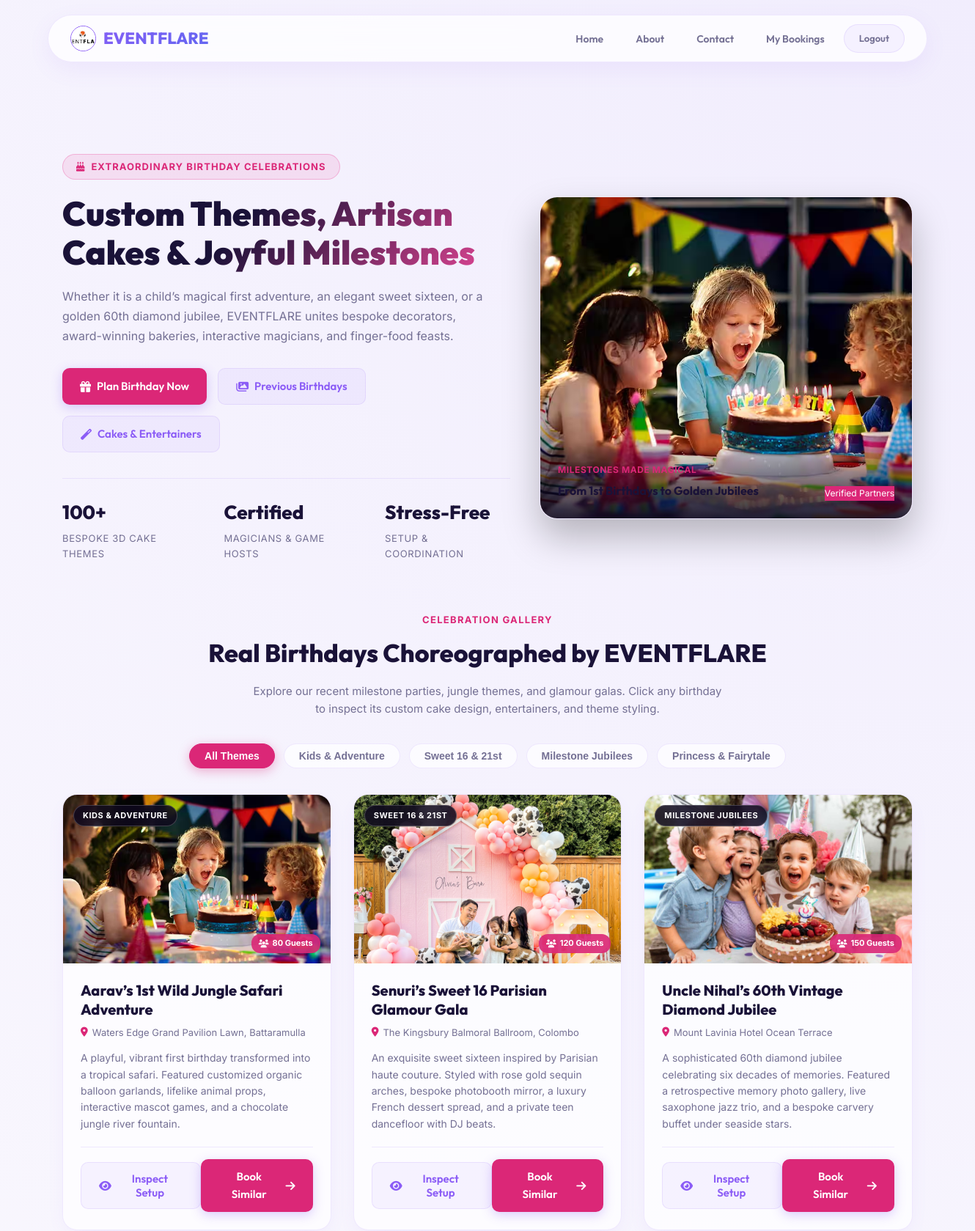
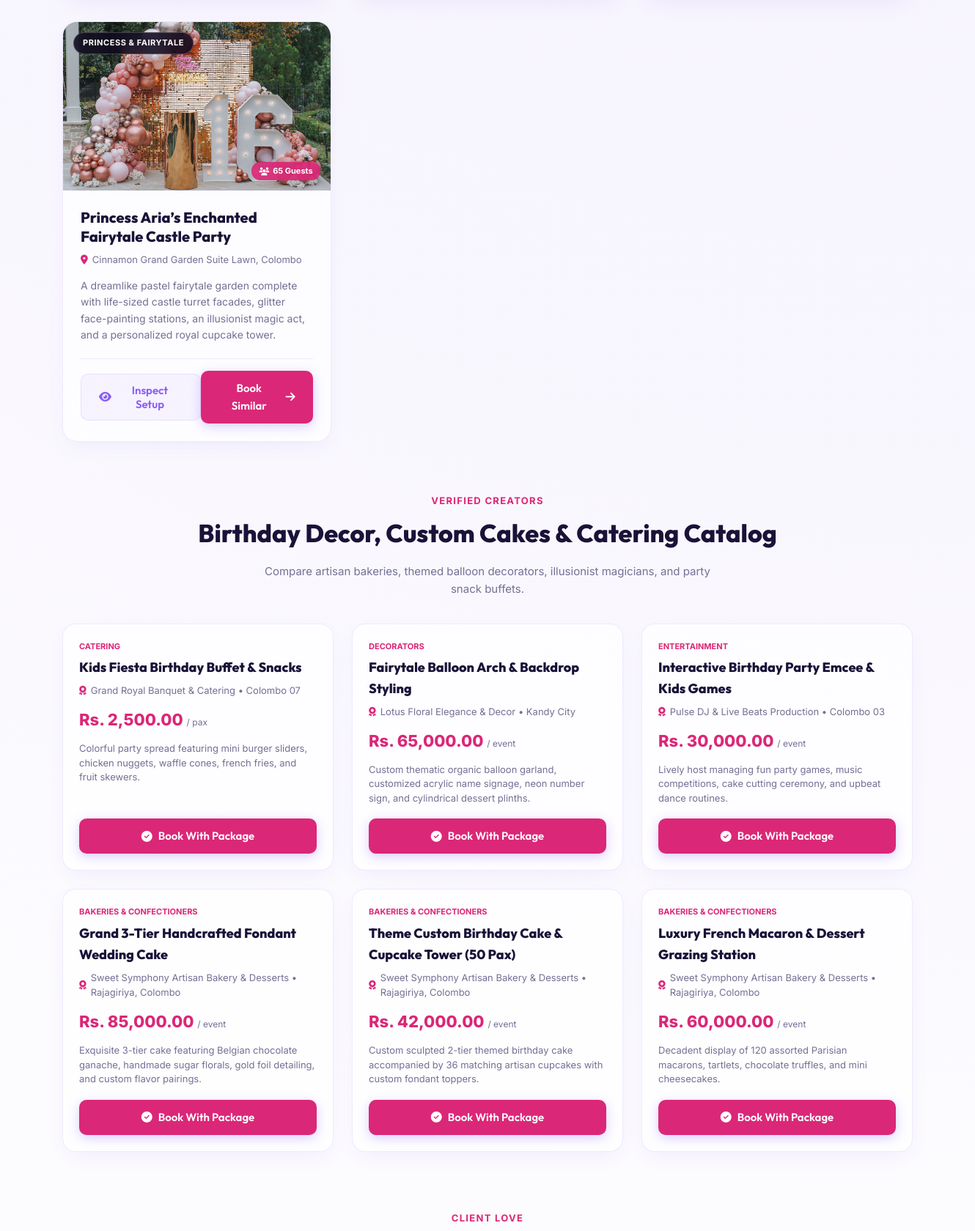
The app's page /public/events/BirthdayList.php (signed in, upper part) with its own data (2 pictures, top to bottom).
### tables this page shows
CREATE TABLE IF NOT EXISTS `supplier_listings` (
  `listing_id` INT AUTO_INCREMENT PRIMARY KEY,
  `supplier_id` INT NOT NULL,
  `service_id` INT NOT NULL,
  `title` VARCHAR(255) NOT NULL,
  `description` TEXT,
  `price` DECIMAL(10, 2) NOT NULL DEFAULT 0.00,
  `price_type` ENUM('total_package', 'per_person', 'per_hour', 'per_day') NOT NULL DEFAULT 'total_package',
  `capacity` INT DEFAULT NULL,
  `image_url` VARCHAR(255) DEFAULT NULL,
  `status` ENUM('active', 'inactive') NOT NULL DEFAULT 'active',
  `created_at` TIMESTAMP DEFAULT CURRENT_TIMESTAMP,
  `updated_at` TIMESTAMP DEFAULT CURRENT_TIMESTAMP ON UPDATE CURRENT_TIMESTAMP,
  FOREIGN KEY (`supplier_id`) REFERENCES `suppliers`(`id`) ON DELETE CASCADE,
  FOREIGN KEY (`service_id`) REFERENCES `services`(`service_id`) ON DELETE CASCADE
);

CREATE TABLE IF NOT EXISTS `services` (
  `service_id`       INT AUTO_INCREMENT PRIMARY KEY,
  `event_type_id`    INT NOT NULL,
  `service_name`     VARCHAR(150) NOT NULL,
  `description`      TEXT NOT NULL,
  `priority_rank`    INT NOT NULL DEFAULT 0,
  `is_required`      TINYINT(1) NOT NULL DEFAULT 0,
  `typical_capacity` INT DEFAULT NULL,
  `notes`            TEXT,
  `created_at`       TIMESTAMP DEFAULT CURRENT_TIMESTAMP,
  `updated_at`       TIMESTAMP DEFAULT CURRENT_TIMESTAMP ON UPDATE CURRENT_TIMESTAMP,

   
  CONSTRAINT `fk_services_event_type`
    FOREIGN KEY (`event_type_id`) REFERENCES `event_types`(`event_type_id`)
    ON DELETE CASCADE
    ON UPDATE CASCADE,

  CONSTRAINT `chk_priority_rank`  CHECK (`priority_rank` >= 0),
  CONSTRAINT `chk_typical_capacity` CHECK (`typical_capacity` IS NULL OR `typical_capacity` > 0)
);

CREATE TABLE IF NOT EXISTS `suppliers` (
  `id` INT AUTO_INCREMENT PRIMARY KEY,
  `user_id` INT NOT NULL UNIQUE,
  `business_name` VARCHAR(255) NOT NULL,
  `category` VARCHAR(100) NOT NULL,
  `description` TEXT,
  `contact_phone` VARCHAR(20),
  `location` VARCHAR(255),
  `logo_url` VARCHAR(255),
  `created_at` TIMESTAMP DEFAULT CURRENT_TIMESTAMP,
  FOREIGN KEY (`user_id`) REFERENCES `users`(`id`) ON DELETE CASCADE
);

### public/events/BirthdayList.php (the view, shortened to what this page needs)
<?php
include_once __DIR__ . '/../../config/database.php';
include __DIR__ . '/../../includes/navbar.php';
$birthday_packages = [];
if (isset($conn) && !$conn->connect_error) {
    $pkg_query = "SELECT sl.*, sup.business_name, sup.category, sup.contact_phone, sup.location, s.service_name
                  FROM supplier_listings sl
                  JOIN suppliers sup ON sl.supplier_id = sup.id
                  JOIN services s ON sl.service_id = s.service_id
                  WHERE s.event_type_id = 3 AND sl.status = 'active'
                  ORDER BY sl.listing_id ASC";
    $pkg_res = $conn->query($pkg_query);
    if ($pkg_res) {
        while ($row = $pkg_res->fetch_assoc()) {
            $birthday_packages[] = $row;
        }
    }
}
?>
<!DOCTYPE html>
<html lang="en">
<head>
</head>
<body>
    <div class="orb orb-2"></div>
    <div class="bdy-page">
        <section class="bdy-hero">
            <div class="hero-content">
                <div class="hero-badge">
                    <i class="fas fa-birthday-cake"></i> Extraordinary Birthday Celebrations
                </div>
                <h1 class="hero-title">Custom Themes, Artisan Cakes & Joyful Milestones</h1>
                <p class="hero-desc">
                    Whether it is a child’s magical first adventure, an elegant sweet sixteen, or a golden 60th diamond jubilee, EVENTFLARE unites bespoke decorators, award-winning bakeries, interactive magicians, and finger-food feasts.
                </p>
                <div class="hero-cta-group">
                    <a href="BirthdayBooking.php" class="btn btn-primary" style="background:#db2777; border-color:#db2777;">
                        <i class="fas fa-gift"></i> Plan Birthday Now
                    </a>
                    <a href="#showcase" class="btn btn-secondary">
                        <i class="fas fa-images"></i> Previous Birthdays
                    </a>
                    <a href="#catalog" class="btn btn-secondary">
                        <i class="fas fa-magic"></i> Cakes & Entertainers
                    </a>
                </div>
                <div class="hero-stats">
                    <div class="stat-item">
                        <h3>100+</h3>
                        <p>Bespoke 3D Cake Themes</p>
                    </div>
                    <div class="stat-item">
                        <h3>Certified</h3>
                        <p>Magicians & Game Hosts</p>
                    </div>
                    <div class="stat-item">
                        <h3>Stress-Free</h3>
                        <p>Setup & Coordination</p>
                    </div>
                </div>
            </div>
            <div class="hero-visual-card">
                <div class="hero-slider-wrapper">
                    <img src="../assets/images/B1.jpg" alt="Birthday 1">
                </div>
                <div class="hero-visual-overlay">
                    <div>
                        <span style="font-size:12px; text-transform:uppercase; color:#db2777; font-weight:700; letter-spacing:0.05em;">
                            Milestones Made Magical
                        </span>
                        <h4 style="font-size:16px; margin:4px 0 0; font-weight:700;">From 1st Birthdays to Golden Jubilees</h4>
                    </div>
                    <span class="badge" style="background:#db2777; color:#fff; font-size:12px;">Verified Partners</span>
                </div>
            </div>
        </section>
        <section id="showcase">
            <div class="section-header-box">
                <span class="section-tag">Celebration Gallery</span>
                <h2>Real Birthdays Choreographed by EVENTFLARE</h2>
                <p>Explore our recent milestone parties, jungle themes, and glamour galas. Click any birthday to inspect its custom cake design, entertainers, and theme styling.</p>
            </div>
            <div class="filter-nav">
                <button class="filter-btn active" onclick="filterShowcase('all', this)">All Themes</button>
                <button class="filter-btn" onclick="filterShowcase('kids', this)">Kids & Adventure</button>
                <button class="filter-btn" onclick="filterShowcase('sweet16', this)">Sweet 16 & 21st</button>
                <button class="filter-btn" onclick="filterShowcase('milestone', this)">Milestone Jubilees</button>
                <button class="filter-btn" onclick="filterShowcase('fairytale', this)">Princess & Fairytale</button>
            </div>
            <div class="showcase-grid">
                <?php foreach ($previous_birthdays as $b): ?>
                    <div class="showcase-card" data-category="<?= htmlspecialchars($b['category']) ?>">
                        <div class="showcase-img-wrap">
                            <img src="<?= htmlspecialchars($b['image']) ?>" alt="<?= htmlspecialchars($b['title']) ?>" loading="lazy">
                            <span class="showcase-badge"><?= htmlspecialchars($b['category_lbl']) ?></span>
                            <span class="showcase-guests-pill"><i class="fas fa-users"></i> <?= $b['guests'] ?> Guests</span>
                        </div>
                        <div class="showcase-body">
                            <h3 class="showcase-title"><?= htmlspecialchars($b['title']) ?></h3>
                            <div class="showcase-venue">
                                <i class="fas fa-map-marker-alt" style="color:#db2777;"></i>
                                <?= htmlspecialchars($b['venue']) ?>
                            </div>
                            <p class="showcase-summary"><?= htmlspecialchars($b['summary']) ?></p>
                            <div class="showcase-footer">
                                <button type="button" class="btn btn-secondary btn-sm"
                                        onclick="openBirthdayDossier(<?= htmlspecialchars(json_encode($b)) ?>)">
                                    <i class="fas fa-eye"></i> Inspect Setup
                                </button>
                                <a href="BirthdayBooking.php?theme=<?= urlencode($b['category']) ?>&guests=<?= $b['guests'] ?>" class="btn btn-primary btn-sm" style="background:#db2777; border-color:#db2777;">
                                    Book Similar <i class="fas fa-arrow-right"></i>
                                </a>
                            </div>
                        </div>
                    </div>
                <?php endforeach; ?>
            </div>
        </section>
        <section id="catalog">
            <div class="section-header-box">
                <span class="section-tag">Verified Creators</span>
                <h2>Birthday Decor, Custom Cakes & Catering Catalog</h2>
                <p>Compare artisan bakeries, themed balloon decorators, illusionist magicians, and party snack buffets.</p>
            </div>
            <div class="packages-grid">
                <?php if (empty($birthday_packages)): ?>
                    <div style="grid-column:1/-1; text-align:center; padding:40px; color:var(--text-muted);">
                        No birthday packages currently published. Use our Birthday Wizard to build your custom celebration.
                    </div>
                <?php else: ?>
                    <?php foreach ($birthday_packages as $pkg): ?>
                        <div class="package-card">
                            <span class="pkg-tag"><?= htmlspecialchars($pkg['service_name']) ?></span>
                            <h3 class="pkg-title"><?= htmlspecialchars($pkg['title']) ?></h3>
                            <div class="pkg-supplier">
                                <i class="fas fa-award" style="color:#db2777;"></i>
                                <?= htmlspecialchars($pkg['business_name']) ?>
                                <?php if (!empty($pkg['location'])): ?>
                                    &bull; <?= htmlspecialchars($pkg['location']) ?>
                                <?php endif; ?>
                            </div>
                            <div class="pkg-price">
                                Rs. <?= number_format($pkg['price'], 2) ?>
                                <span style="font-size:12px; color:var(--text-muted); font-weight:normal;">
                                    / <?= $pkg['price_type'] === 'per_person' ? 'pax' : 'event' ?>
                                </span>
                            </div>
                            <p class="pkg-desc"><?= htmlspecialchars($pkg['description']) ?></p>
                            <a href="BirthdayBooking.php?package_id=<?= $pkg['listing_id'] ?>" class="btn btn-primary btn-sm" style="width:100%; text-align:center; background:#db2777; border-color:#db2777;">
                                <i class="fas fa-check-circle"></i> Book With Package
                            </a>
                        </div>
                    <?php endforeach; ?>
                <?php endif; ?>
            </div>
        </section>
        <section style="margin-top:80px;">
            <div class="section-header-box">
                <span class="section-tag">Client Love</span>
            </div>
        </section>
    </div>
</body>
</html>

### public/assets/css/global.css (style rules this page uses)
:root { --bg-main: radial-gradient(circle at top right, #f1edfd, #fcfbfe 70%); --bg-darker: #f5f3fb; --card-bg: rgba(255, 255, 255, 0.7); --card-border: rgba(139, 92, 246, 0.12); --card-glow: rgba(139, 92, 246, 0.08); --primary: #8b5cf6; --primary-hover: #7c3aed; --secondary: #6366f1; --secondary-hover: #4f46e5; --text-main: #3b3759; --text-muted: #747094; --text-white: #ffffff; --text-heading: #1a1238; --success: #059669; --error: #dc2626; --warning: #d97706; --font-heading: 'Outfit', sans-serif; --font-body: 'Inter', sans-serif; --transition-smooth: all 0.3s cubic-bezier(0.4, 0, 0.2, 1); --shadow-premium: 0 10px 30px -10px rgba(139, 92, 246, 0.12); }
* { margin: 0; padding: 0; box-sizing: border-box; }
html, body { background: var(--bg-main); background-color: var(--bg-darker); color: var(--text-main); font-family: var(--font-body); min-height: 100vh; overflow-x: hidden; line-height: 1.6; }
h1, h2, h3, h4, h5, h6 { font-family: var(--font-heading); color: var(--text-heading); font-weight: 600; }
a { color: var(--primary); text-decoration: none; transition: var(--transition-smooth); }
.btn { display: inline-flex; align-items: center; justify-content: center; padding: 12px 24px; font-family: var(--font-heading); font-size: 15px; font-weight: 600; border-radius: 10px; border: none; cursor: pointer; transition: var(--transition-smooth); gap: 8px; text-align: center; }
.btn-primary { background: linear-gradient(135deg, var(--primary), var(--secondary)); color: var(--text-white); box-shadow: 0 4px 15px rgba(139, 92, 246, 0.3); }
.btn-secondary { background: rgba(139, 92, 246, 0.06); color: var(--primary); border: 1px solid var(--card-border); }

### includes/navbar.php (style rules this page uses)
body { padding-top: 110px; }

### records on screen
supplier_listings: service.service_name "CATERING", title "Kids Fiesta Birthday Buffet & Snacks", supplier.business_name "Grand Royal Banquet & Catering", supplier.location "Colombo 07", price "2,500.00", price_type "pax", description "Colorful party spread featuring mini burger sliders, chicken nuggets, waffle cones, french fries, and fruit skewers."
supplier_listings: service.service_name "DECORATORS", title "Fairytale Balloon Arch & Backdrop Styling", supplier.business_name "Lotus Floral Elegance & Decor", supplier.location "Kandy City", price "65,000.00", price_type "event", description "Custom thematic organic balloon garland, customized acrylic name signage, neon number sign, and cylindrical dessert plinths."
supplier_listings: service.service_name "ENTERTAINMENT", title "Interactive Birthday Party Emcee & Kids Games", supplier.business_name "Pulse DJ & Live Beats Production", supplier.location "Colombo 03", price "30,000.00", price_type "event", description "Lively host managing fun party games, music competitions, cake cutting ceremony, and upbeat dance routines."
supplier_listings: service.service_name "BAKERIES & CONFECTIONERS", title "Grand 3-Tier Handcrafted Fondant Wedding Cake", supplier.business_name "Sweet Symphony Artisan Bakery & Desserts", supplier.location "Rajagiriya, Colombo", price "85,000.00", price_type "event", description "Exquisite 3-tier cake featuring Belgian chocolate ganache, handmade sugar florals, gold foil detailing, and custom flavor pairings."
supplier_listings: service.service_name "BAKERIES & CONFECTIONERS", title "Theme Custom Birthday Cake & Cupcake Tower (50 Pax)", supplier.business_name "Sweet Symphony Artisan Bakery & Desserts", supplier.location "Rajagiriya, Colombo", price "42,000.00", price_type "event", description "Custom sculpted 2-tier themed birthday cake accompanied by 36 matching artisan cupcakes with custom fondant toppers."
supplier_listings: service.service_name "BAKERIES & CONFECTIONERS", title "Luxury French Macaron & Dessert Grazing Station", supplier.business_name "Sweet Symphony Artisan Bakery & Desserts", supplier.location "Rajagiriya, Colombo", price "60,000.00", price_type "event", description "Decadent display of 120 assorted Parisian macarons, tartlets, chocolate truffles, and mini cheesecakes."

### other values on screen
$b['category_lbl'] "KIDS & ADVENTURE"
$b['guests'] "80"
$b['title'] "Aarav’s 1st Wild Jungle Safari Adventure"
$b['venue'] "Waters Edge Grand Pavilion Lawn, Battaramulla"
$b['category_lbl'] "SWEET 16 & 21ST"
$b['guests'] "120"
$b['title'] "Senuri’s Sweet 16 Parisian Glamour Gala"
$b['venue'] "The Kingsbury Balmoral Ballroom, Colombo"
$b['category_lbl'] "MILESTONE JUBILEES"
$b['guests'] "150"
$b['title'] "Uncle Nihal’s 60th Vintage Diamond Jubilee"
$b['venue'] "Mount Lavinia Hotel Ocean Terrace"
$b['summary'] "A sophisticated 60th diamond jubilee celebrating six decades of memories. Featured a retrospective memory photo gallery, live saxophone jazz trio, and a bespoke carvery buffet under seaside stars."
$b['category_lbl'] "PRINCESS & FAIRYTALE"
$b['guests'] "65"
